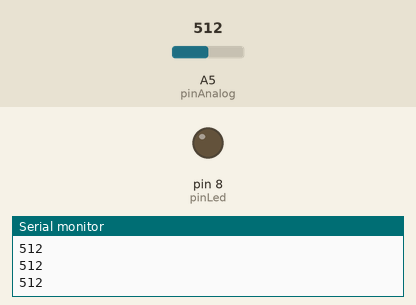
This sketch was run on a simulated Arduino Uno, built with avr-gcc and run on an emulated ATmega328P. Shown: output pins drawn as LEDs (lit = HIGH), the last lines printed to the serial monitor. The test bench sets the inputs (shaded band); at power-on: A5 (pinAnalog) = 512.

Above: at 1.2 s.
1.3 s: A5 (pinAnalog) set to 109
2.8 s: A5 (pinAnalog) set to 90
At 4.1 s:
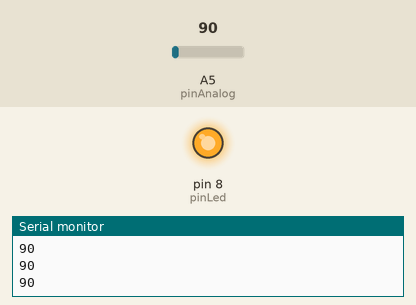
4.4 s: A5 (pinAnalog) set to 110
At 5.5 s:
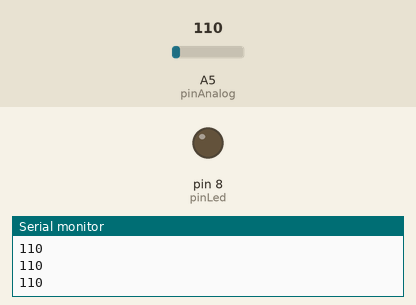
6.0 s: A5 (pinAnalog) set to 0
At 6.9 s:
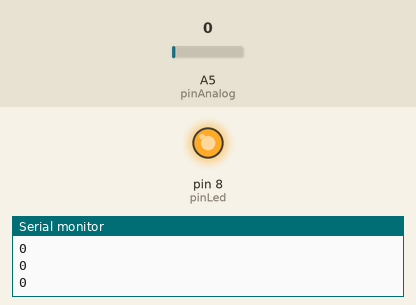
Timing chart, 0 to 8.6 s (numbered marks = the images above; inputs shaded):
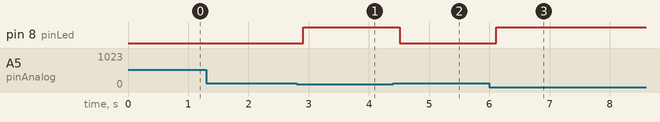

The sketch:

ledOnDuringNight.ino
```cpp
#define pinLed 8
#define pinAnalog 5

void setup() {
  Serial.begin(9600);
  pinMode(pinLed, OUTPUT);
}

void loop() {
  int value;
  value = analogRead(pinAnalog); //read fotoresistor's value
  Serial.println(value);
  delay(100);

  // when dark, then ledOn
  if(value < 100){
    digitalWrite(pinLed, HIGH);
  } else {
    digitalWrite(pinLed, LOW);
  }
}
```

Measured:
- the behaviour switches between 100 and 99 on A5 (pinAnalog) (found by bisection; images 0 and 1)
- after the input at 2.8 s, pin 8 (pinLed): LOW → HIGH after 0.11 s
- after the input at 4.4 s, pin 8 (pinLed): HIGH → LOW after 0.11 s
- after the input at 6.0 s, pin 8 (pinLed): LOW → HIGH after 0.12 s
